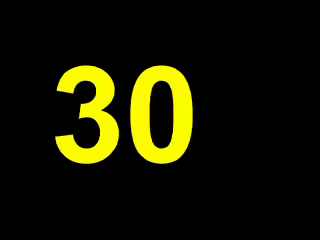
#> input picture frame 30 of test/2023 Jun 30 vlc integration lol/30 fps counter.webm, 320 x 240 px, given in place of Elephants Dream charstart2.webm, which was not available
$ python speedtest.py
#> lines starting #> are read from the running program, lines starting #| are printed output that depends on the picture; after the words box and inside, x2 and y2 are one past the last pixel; in counts of white or black regions, pixels touching at a corner belong together
# reference: https://www.geeksforgeeks.org/python-displaying-real-time-fps-at-which-webcam-video-file-is-processed-using-opencv/
import numpy as np
import cv2
import time


# creating the videocapture object
# and reading from the input file
# Change it to 0 if reading from webcam

cap = cv2.VideoCapture('F:\\CODING\\FastCVApp\\FastCVApp\\examples\\creativecommonsmedia\\Elephants Dream charstart2.webm')

# used to record the time when we processed last frame
prev_frame_time = 0

# used to record the time at which we processed current frame
new_frame_time = 0

# Reading the video file until finished
while(cap.isOpened()):

	# Capture frame-by-frame

	ret, frame = cap.read()
#> frame is the input picture: shape (240, 320, 3); mean B, G, R 1, 22.5, 22.5

	# if video finished or no Video Input
	if not ret:
		break

	# Our operations on the frame come here
	gray = frame

	# resizing the frame size according to our need
	# gray = cv2.resize(gray, (500, 300))

	# font which we will be using to display FPS
	font = cv2.FONT_HERSHEY_SIMPLEX
	# time when we finish processing for this frame
	new_frame_time = time.time()

	# Calculating the fps

	# fps will be number of frame processed in given time frame
	# since their will be most of time error of 0.001 second
	# we will be subtracting it to get more accurate result
	fps = 1/(new_frame_time-prev_frame_time)
	prev_frame_time = new_frame_time

	# converting the fps into integer
	fps = int(fps)

	# converting the fps to string so that we can display it on frame
	# by using putText function
	fps = str(fps)

	# putting the FPS count on the frame
	cv2.putText(gray, fps, (7, 70), font, 3, (100, 255, 0), 3, cv2.LINE_AA)
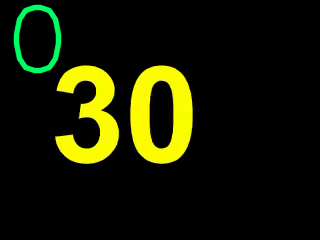
#> gray: shape (240, 320, 3); 1.51% of pixels changed, all inside (x1, y1, x2, y2) = (13, 4, 62, 74)

	# displaying the frame with fps
	cv2.imshow('frame', gray)

	# press 'Q' if you want to exit
	if cv2.waitKey(1) & 0xFF == ord('q'):
#> (key q is pressed here)
		break

# When everything done, release the capture
cap.release()
# Destroy the all windows now
cv2.destroyAllWindows()

$ run again, starting later in the video
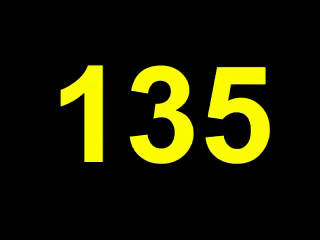
#> input picture frame 135 of test/2023 Jun 30 vlc integration lol/30 fps counter.webm, 320 x 240 px, given in place of Elephants Dream charstart2.webm, which was not available
#> frame is the input picture: shape (240, 320, 3); mean B, G, R 1.2, 28.9, 29
#> `cv2.putText(gray, fps, (7, 70), font, 3, (100, 255, 0), 3, cv2.LINE_AA)`:
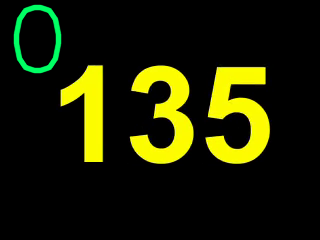
#> gray: shape (240, 320, 3); 1.51% of pixels changed, all inside (x1, y1, x2, y2) = (13, 4, 62, 74)

$ run again, starting later in the video
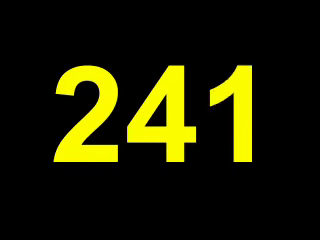
#> input picture frame 241 of test/2023 Jun 30 vlc integration lol/30 fps counter.webm, 320 x 240 px, given in place of Elephants Dream charstart2.webm, which was not available
#> frame is the input picture: shape (240, 320, 3); mean B, G, R 1, 29.1, 29.2
#> `cv2.putText(gray, fps, (7, 70), font, 3, (100, 255, 0), 3, cv2.LINE_AA)`:
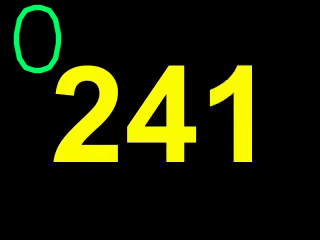
#> gray: shape (240, 320, 3); 1.51% of pixels changed, all inside (x1, y1, x2, y2) = (13, 4, 62, 74)
